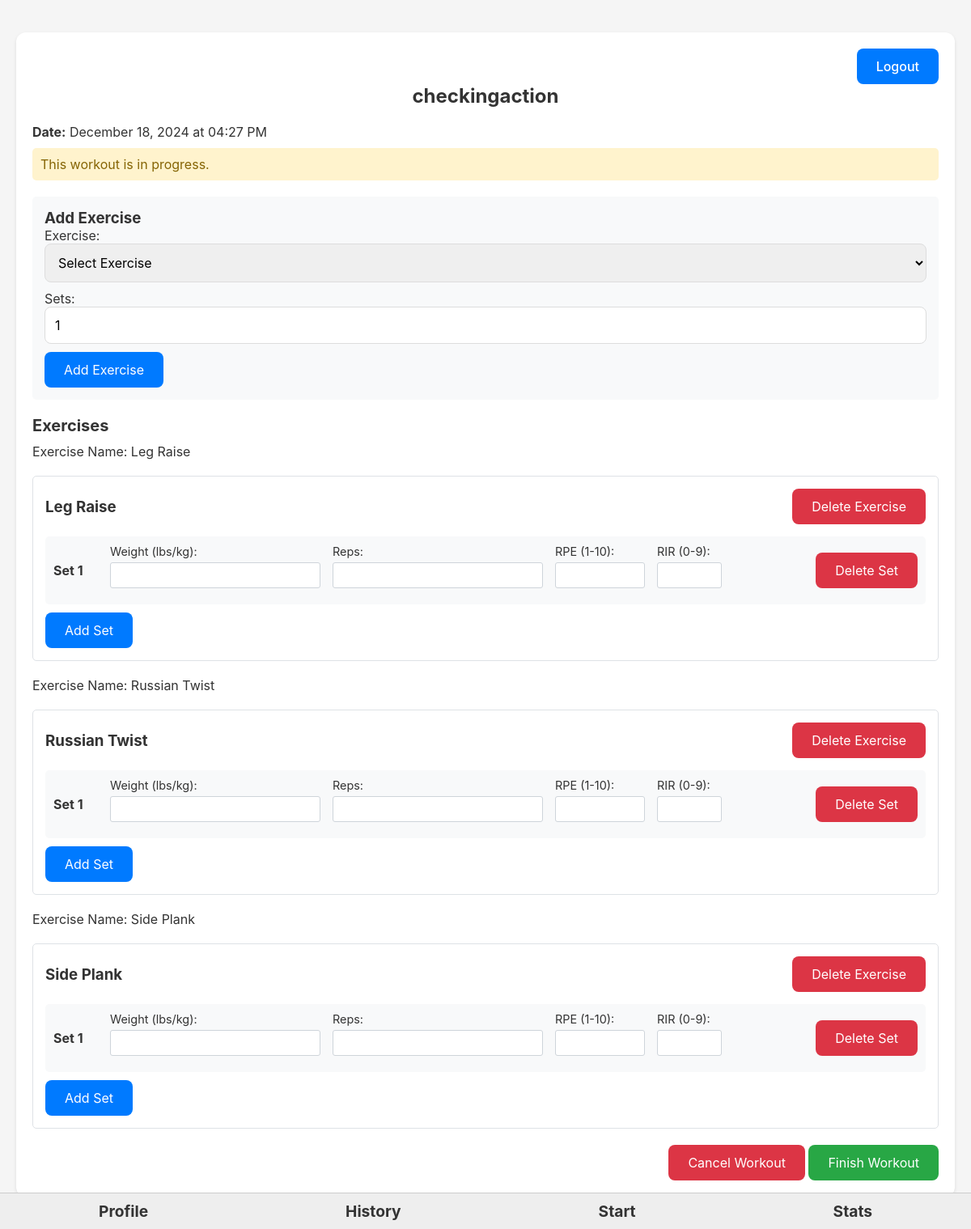
/workout/27 (signed in), run on the app's committed database.
### app.py (models this page shows, shortened)
class Workout(db.Model):
    id = db.Column(db.Integer, primary_key=True)
    user_id = db.Column(db.Integer, db.ForeignKey('user.id'), nullable=False)
    template_id = db.Column(db.Integer, db.ForeignKey('workout_template.id'))
    date = db.Column(db.DateTime, nullable=False, default=cstnow())
    name = db.Column(db.String(100))
    notes = db.Column(db.String(500))
    completed = db.Column(db.Boolean, default=False)
    end_time = db.Column(db.DateTime)  # Add this line
    sets = db.relationship('WorkoutSet', backref='workout', lazy=True)

class Exercise(db.Model):
    id = db.Column(db.Integer, primary_key=True)
    name = db.Column(db.String(100), nullable=False)
    category = db.Column(db.String(50), nullable=False)
    equipment = db.Column(db.String(50))

class WorkoutSet(db.Model):
    id = db.Column(db.Integer, primary_key=True)
    workout_id = db.Column(db.Integer, db.ForeignKey('workout.id'), nullable=False)
    exercise_id = db.Column(db.Integer, db.ForeignKey('exercise.id'), nullable=False)
    weight = db.Column(db.Float)
    reps = db.Column(db.Integer)
    rpe = db.Column(db.Float)
    rir = db.Column(db.Integer)
    notes = db.Column(db.String(200))
    completed = db.Column(db.Boolean, default=False)
    exercise = db.relationship('Exercise', backref='sets')

### app.py (the view, shortened to what this page needs)
@app.route('/workout/<int:workout_id>')
@login_required
def view_workout(workout_id):
    workout = Workout.query.get_or_404(workout_id)
    if workout.user_id != current_user.id:
        flash("You don't have access to this workout.", 'error')
        return redirect(url_for('dashboard'))
    available_exercises = Exercise.query.order_by(Exercise.category, Exercise.name).all()
    last_performances = {}
    for s in workout.sets:
        if s.exercise_id not in last_performances:
            previous_workout = Workout.query.join(WorkoutSet).filter(
                Workout.user_id == current_user.id,
                Workout.id != workout.id,
                WorkoutSet.exercise_id == s.exercise_id,
                WorkoutSet.completed == True,
                WorkoutSet.weight.isnot(None),
                WorkoutSet.reps.isnot(None)
            ).order_by(Workout.date.desc()).first()
    return render_template('view_workout.html',
                           workout=workout,
                           last_performances=last_performances,
                           available_exercises=available_exercises)

### app.py (called while the page is built)
@login_manager.user_loader
def load_user(user_id):
    return User.query.get(int(user_id))

### templates/view_workout.html (shortened to what this page needs)
{% extends "base.html" %}
{% block content %}
<div class="container">
    <div class="logout">
        <a href="{{ url_for('logout') }}" class="button">Logout</a>
    </div>
    <h1>{{ workout.name or "Workout" }}</h1>
    <p><strong>Date:</strong> {{ workout.date.strftime('%B %d, %Y at %I:%M %p') }}</p>
    {% if workout.completed %}
    <div class="workout-status completed">
        This workout is completed.
    </div>
    {% else %}
    <div class="workout-status in-progress">
        This workout is in progress.
    </div>
    {% endif %}
    <div class="add-exercise-form">
        <h3>Add Exercise</h3>
        <form action="{{ url_for('add_exercise_to_workout', workout_id=workout.id) }}" method="post">
            <label for="exercise_id">Exercise:</label>
            <select name="exercise_id" id="exercise_id" required>
                <option value="">Select Exercise</option>
            </select>
            <label for="sets">Sets:</label>
            <input type="number" name="sets" id="sets" value="1" min="1" max="10" required>
            <button type="submit" class="button">Add Exercise</button>
        </form>
    </div>
    <h2>Exercises</h2>
    {% if workout.sets %}
    <form action="{{ url_for('finish_workout', workout_id=workout.id) }}" method="post" id="workoutForm">
        {% for exercise_name, sets in workout.sets|groupby('exercise.name') %}
        <p>Exercise Name: {{exercise_name}}</p>
        <div class="exercise-container">
            <div class="exercise-header">
                <h3>{{ exercise_name }}</h3>
                {% if not workout.completed %}
                <form action="{{ url_for('delete_exercise_from_workout', workout_id=workout.id, exercise_id=sets[0].exercise_id) }}"
                      method="post"
                      style="display: inline;"
                      onsubmit="return confirm('Are you sure you want to remove this exercise and all its sets?');">
                    <button type="submit" class="button delete-button">Delete Exercise</button>
                </form>
                {% endif %}
            </div>
            <div class="sets-container">
                {% for s in sets %}
                <div class="set-container">
                    <div class="set-row">
                        <div class="set-number">Set {{ loop.index }}</div>
                        <div class="set-inputs" data-set-id="{{ s.id }}">
                            <div class="input-column">
                                <label for="weight_{{ s.id }}">Weight (lbs/kg):</label>
                                <input type="number"
                                       name="sets[{{ s.id }}][weight]"
                                       id="weight_{{ s.id }}"
                                       step="0.5"
                                       min="0"
                                       value="{{ s.weight or '' }}"
                                       onchange="handleInputChange(this)">
                            </div>
                            <div class="input-column">
                                <label for="reps_{{ s.id }}">Reps:</label>
                                <input type="number"
                                       name="sets[{{ s.id }}][reps]"
                                       id="reps_{{ s.id }}"
                                       min="0"
                                       value="{{ s.reps or '' }}"
                                       onchange="handleInputChange(this)">
                            </div>
                            <div class="input-column">
                                <label for="rpe_{{ s.id }}">RPE (1-10):</label>
                                <input type="number"
                                       name="sets[{{ s.id }}][rpe]"
                                       id="rpe_{{ s.id }}"
                                       step="0.5"
                                       min="1"
                                       max="10"
                                       value="{{ s.rpe or '' }}"
                                       onchange="handleInputChange(this)">
                            </div>
                            <div class="input-column">
                                <label for="rir_{{ s.id }}">RIR (0-9):</label>
                                <input type="number"
                                       name="sets[{{ s.id }}][rir]"
                                       id="rir_{{ s.id }}"
                                       min="0"
                                       max="9"
                                       value="{{ s.rir or '' }}"
                                       onchange="handleInputChange(this)">
                            </div>
                        </div>
                        {% if not workout.completed %}
                        <form action="{{ url_for('delete_set', set_id=s.id) }}"
                              method="post"
                              style="display: inline;"
                              onsubmit="return confirm('Are you sure you want to delete this set?');">
                            <button type="submit" class="button delete-button">Delete Set</button>
                        </form>
                        {% endif %}
                    </div>
                </div>
                {% endfor %}
            </div>
            {% if not workout.completed %}
            <form action="{{ url_for('add_set_to_exercise', workout_id=workout.id, exercise_id=sets[0].exercise_id) }}"
                  method="post" class="add-set-form">
                <button type="submit" class="button">Add Set</button>
            </form>
            {% endif %}
        </div>
        {% endfor %}
        {% if not workout.completed %}
        <div class="workout-actions">
            <button type="button" class="button cancel-button" onclick="confirmCancelWorkout()">Cancel Workout</button>
            <button type="button" class="button finish-button" onclick="confirmFinishWorkout()">Finish Workout</button>
        </div>
        {% endif %}
    </form>
    {% else %}
    <p>No sets found for this workout.</p>
    {% endif %}
</div>
{% endblock %}

### static/style.css (style rules this page uses)
:root { --primary-color: #007AFF; --primary-hover-color: #0056b3; --danger-color: #dc3545; --danger-hover-color: #c82333; --success-color: #28a745; --success-hover-color: #218838; --neutral-color: #6c757d; --neutral-hover-color: #5a6268; --border-color: #ddd; --background-color: #f5f5f5; --card-background: white; --font-color: #333; --muted-color: #666; --muted-hover-color:#585353; --very-muted-color: #f0eaea; }
* { box-sizing: border-box; font-family: -apple-system, BlinkMacSystemFont, "Segoe UI", Roboto, Helvetica, Arial, sans-serif; margin: 0; padding: 0; }
body { background-color: var(--background-color); color: var(--font-color); padding: 20px; }
.container { max-width: 1200px; margin: 0 auto; padding: 20px; background-color: var(--card-background); border-radius: 12px; box-shadow: 0 2px 4px rgba(0, 0, 0, 0.1); padding: 20px; margin-bottom: 20px; }
.exercise-container { margin: 20px 0; padding: 15px; border: 1px solid #dee2e6; border-radius: 5px; }
.set-container { margin: 10px 0; padding: 10px; background-color: #f8f9fa; border-radius: 5px; }
h1 { font-size: 24px; color: var(--font-color); margin-bottom: 20px; text-align: center; }
h2 { font-size: 20px; color: var(--font-color); margin-bottom: 10px; }
button, a.button { background-color: var(--primary-color); color: white; border: none; padding: 12px 24px; border-radius: 8px; font-size: 16px; cursor:pointer; align-items: center; text-decoration: none; display: inline-block; transition: background-color 0.3s ease, transform 0.2s ease; }
.finish-button, .save-button, .start-button { background-color: var(--success-color); }
.delete-button, .cancel-button { background-color: var(--danger-color); }
.logout { text-align: right; }
.logout .button { background-color: var(--primary-color); }
a { color: var(--primary-color); text-decoration: none; font-weight: 500; }
input, select, textarea { width: 100%; padding: 12px; margin-bottom: 10px; border: 1px solid var(--border-color); border-radius: 8px; font-size: 16px; }
.add-exercise-form { margin: 20px 0; padding: 15px; background-color: #f8f9fa; border-radius: 5px; }
.input-column { display: flex; flex-direction: column; }
.input-column label { margin-bottom: 5px; font-size: 0.9em; }
.input-column input { padding: 5px; border: 1px solid #ced4da; border-radius: 3px; }
.exercise-header { display: flex; justify-content: space-between; align-items: center; margin-bottom: 15px; }
.set-row { display: flex; align-items: center; gap: 10px; }
.set-number { width: 60px; font-weight: bold; }
.set-inputs { display: flex; gap: 15px; flex-grow: 1; }
.workout-actions { margin-top: 20px; text-align: right; }
.workout-status { margin: 10px 0; padding: 10px; border-radius: 5px; }
.workout-status.in-progress { background-color: #fff3cd; color: #856404; }

### data on the page
Workout: name "checkingaction", date "December 18, 2024 at 04:27 PM"
Exercise: name "Leg Raise"
Exercise: name "Russian Twist"
Exercise: name "Side Plank"
